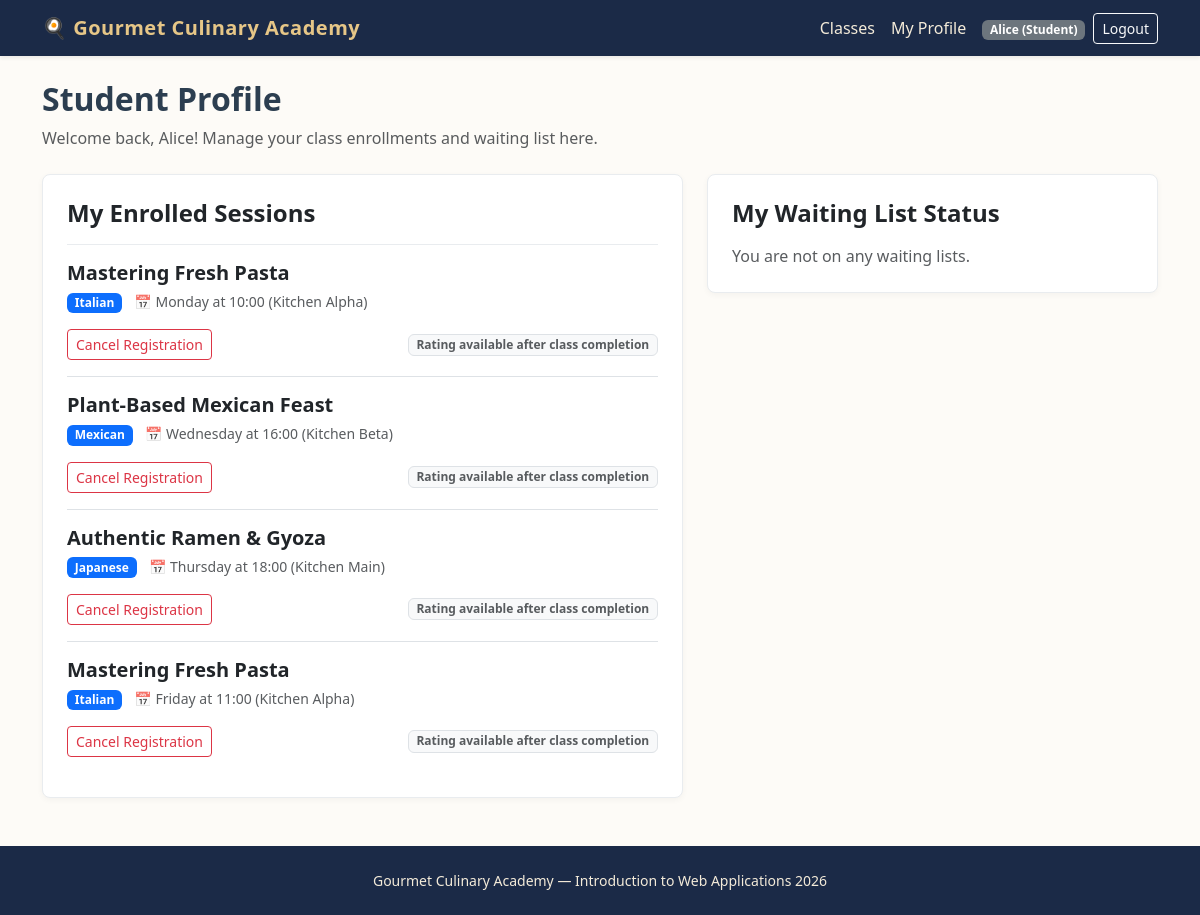
Page /student/profile (signed in) on the earlier database version.
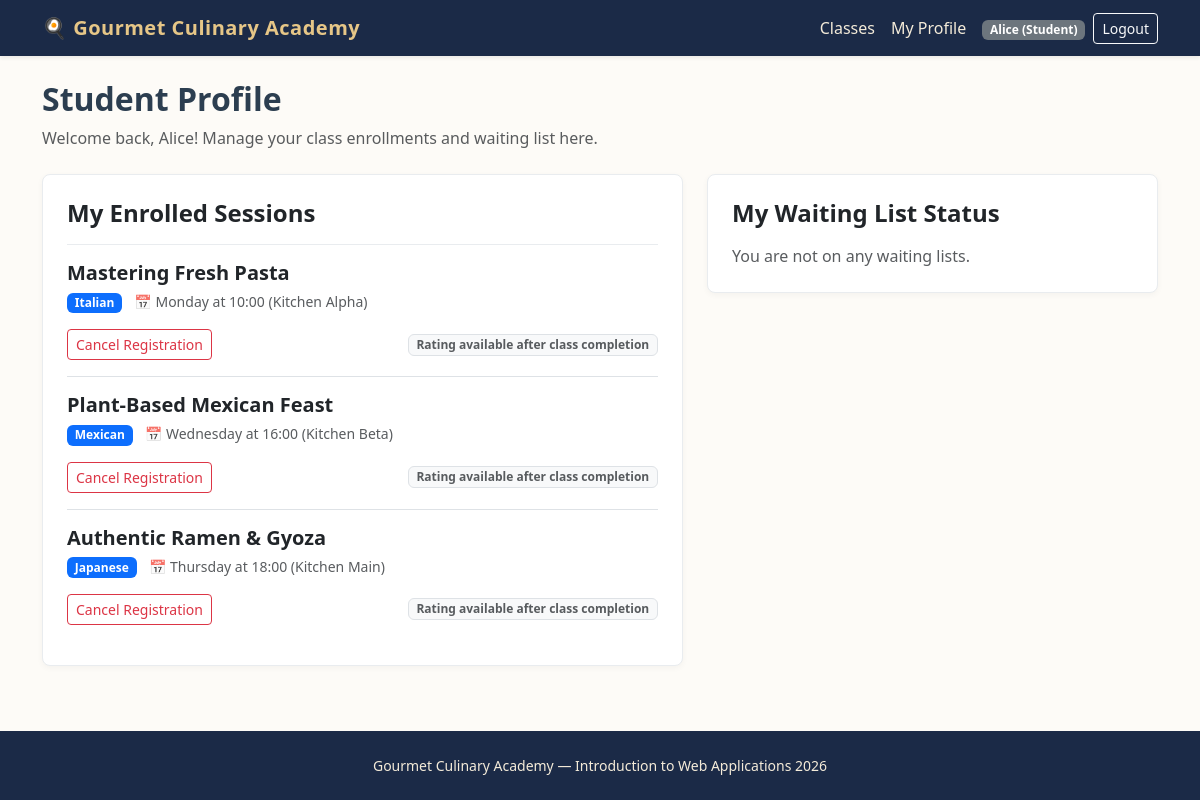
Same page on the later database version.
### tables this page shows
CREATE TABLE enrollments (
    id INTEGER PRIMARY KEY AUTOINCREMENT,
    student_id INTEGER NOT NULL,
    session_id INTEGER NOT NULL,
    FOREIGN KEY (student_id) REFERENCES users(id) ON DELETE CASCADE,
    FOREIGN KEY (session_id) REFERENCES class_sessions(id) ON DELETE CASCADE,
    UNIQUE(student_id, session_id)
);

CREATE TABLE cooking_classes (
    id INTEGER PRIMARY KEY AUTOINCREMENT,
    manager_id INTEGER NOT NULL,
    title TEXT NOT NULL UNIQUE,
    cuisine TEXT NOT NULL,
    difficulty TEXT NOT NULL CHECK(difficulty IN ('Beginner', 'Intermediate', 'Advanced')),
    duration INTEGER NOT NULL,
    dietary_category TEXT NOT NULL CHECK(dietary_category IN ('Standard', 'Vegetarian', 'Vegan', 'Gluten-free')),
    chef_name TEXT NOT NULL,
    ingredients TEXT NOT NULL, -- Virgülle ayrılmış en az 4 malzeme
    description TEXT NOT NULL,
    photo_1 TEXT NOT NULL,
    photo_2 TEXT NOT NULL,
    photo_3 TEXT NOT NULL,
    FOREIGN KEY (manager_id) REFERENCES users(id) ON DELETE CASCADE
);

CREATE TABLE class_sessions (
    id INTEGER PRIMARY KEY AUTOINCREMENT,
    class_id INTEGER NOT NULL,
    day_of_week TEXT NOT NULL CHECK(day_of_week IN ('Monday', 'Tuesday', 'Wednesday', 'Thursday', 'Friday', 'Saturday', 'Sunday')),
    start_time TEXT NOT NULL, -- HH:MM formatında
    kitchen_name TEXT NOT NULL,
    max_capacity INTEGER NOT NULL DEFAULT 10,
    FOREIGN KEY (class_id) REFERENCES cooking_classes(id) ON DELETE CASCADE
);

### routes/student_routes.py (the view)
@student_bp.route("/profile")
@login_required
def profile():
    raw_enrollments = get_student_enrollments(current_user.id)
    waiting_sessions = get_student_waiting_list(current_user.id)
    processed_enrollments = []
    for item in raw_enrollments:
        enroll_data = dict(item)
        day = enroll_data.get("day_of_week")
        time_str = enroll_data.get("start_time")
        enroll_data["is_past"] = is_session_past(day, time_str)
        enroll_data["can_cancel"] = can_cancel_enrollment(day, time_str)
        processed_enrollments.append(enroll_data)
    return render_template(
        "student/profile.html",
        enrollments=processed_enrollments,
        waiting_sessions=waiting_sessions,
    )

### app.py (called while the page is built)
@app.after_request
def add_header(response):
    response.headers["Cache-Control"] = (
        "no-store, no-cache, must-revalidate, post-check=0, pre-check=0, max-age=0"
    )
    response.headers["Pragma"] = "no-cache"
    response.headers["Expires"] = "-1"
    return response

@login_manager.user_loader
def load_user(user_id):
    row = get_user_by_id(user_id)
    if row:
        return User(
            user_id=row["id"],
            email=row["email"],
            first_name=row["first_name"],
            last_name=row["last_name"],
            role=row["role"]
        )
    return None

### dao/user_dao.py (called while the page is built)
def get_user_by_id(user_id):
    conn = get_db()
    cursor = conn.cursor()
    cursor.execute("SELECT * FROM users WHERE id = ?", (user_id,))
    user = cursor.fetchone()
    close_db(conn)
    return user

### database/database.py (called while the page is built)
def get_db():
    conn = sqlite3.connect(DATABASE, timeout=10.0)
    conn.row_factory = sqlite3.Row
    conn.execute("PRAGMA foreign_keys = ON")
    return conn

### routes/student_routes.py (called while the page is built)
@student_bp.before_request
@login_required
def check_student_role():
    if current_user.role != "Student":
        flash("Access denied. Student privileges required.", "danger")
        return redirect(url_for("home.index"))

### templates/student/profile.html (shortened to what the changed rows need)
{% extends "base.html" %}
{% block content %}
<header class="mb-4">
    <h1 class="h2 fw-bold">Student Profile</h1>
</header>
<div class="row g-4">
    <section class="col-lg-7">
        <div class="card card-culinary p-4 mb-4">
            <h2 class="h4 fw-bold mb-3">My Enrolled Sessions</h2>
            {% if enrollments %}
                <div class="list-group list-group-flush">
                    {% for e in enrollments %}
                        <div class="list-group-item bg-transparent px-0 py-3">
                            <div class="d-flex justify-content-between align-items-start mb-2">
                                <div>
                                    <h3 class="h5 fw-bold mb-1">{{ e.class_title }}</h3>
                                    <span class="badge bg-primary">{{ e.cuisine }}</span>
                                    <span class="text-muted small ms-2">📅 {{ e.day_of_week }} at {{ e.start_time }} ({{ e.kitchen_name }})</span>
                                </div>
                            </div>
                            <div class="d-flex justify-content-between align-items-center mt-3 flex-wrap gap-2">
                                <form method="post" action="{{ url_for('student.cancel', session_id=e.session_id) }}">
                                    <button type="submit" class="btn btn-sm btn-outline-danger" onclick="return confirm('Are you sure you want to cancel this enrollment?')">Cancel Registration</button>
                                </form>
                                {% if e.is_past %}
                                    <form method="post" action="{{ url_for('student.rate_session', session_id=e.session_id) }}" class="d-flex align-items-center gap-1">
                                        <select name="score" class="form-select form-select-sm" required>
                                            <option value="" disabled selected>Rate</option>
                                            <option value="5">5 ⭐⭐⭐⭐⭐</option>
                                            <option value="4">4 ⭐⭐⭐⭐</option>
                                            <option value="3">3 ⭐⭐⭐</option>
                                            <option value="2">2 ⭐⭐</option>
                                            <option value="1">1 ⭐</option>
                                        </select>
                                        <button type="submit" class="btn btn-sm btn-warning">Submit</button>
                                    </form>
                                {% else %}
                                    <span class="badge bg-light text-muted border">Rating available after class completion</span>
                                {% endif %}
                            </div>
                        </div>
                    {% endfor %}
                </div>
            {% else %}
                <p class="text-muted mb-0">You are not currently enrolled in any cooking classes.</p>
            {% endif %}
        </div>
    </section>
    <section class="col-lg-5">
        <div class="card card-culinary p-4">
            <h2 class="h4 fw-bold mb-3">My Waiting List Status</h2>
        </div>
    </section>
</div>
{% endblock %}

Differences in the rows shown:
removed enrollments: class_title "Mastering Fresh Pasta", cuisine "Italian", day_of_week "Friday", start_time "11:00", kitchen_name "Kitchen Alpha"
